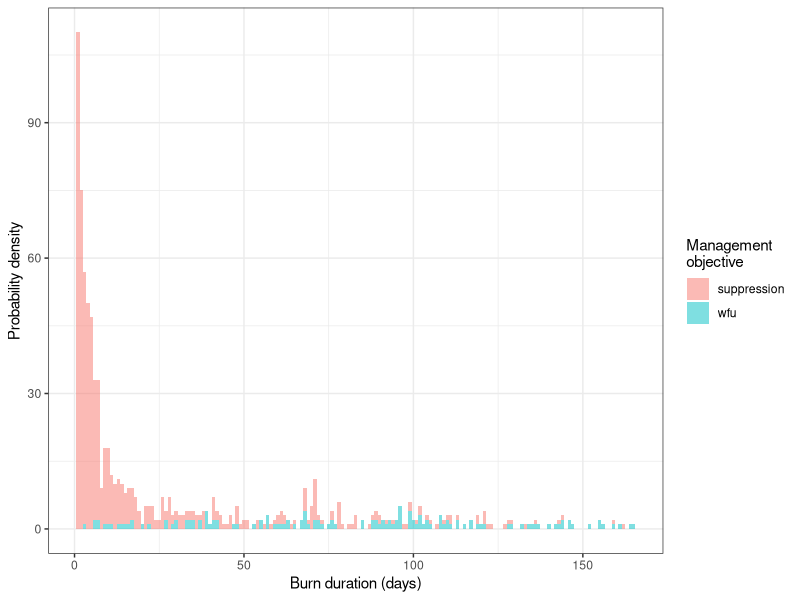
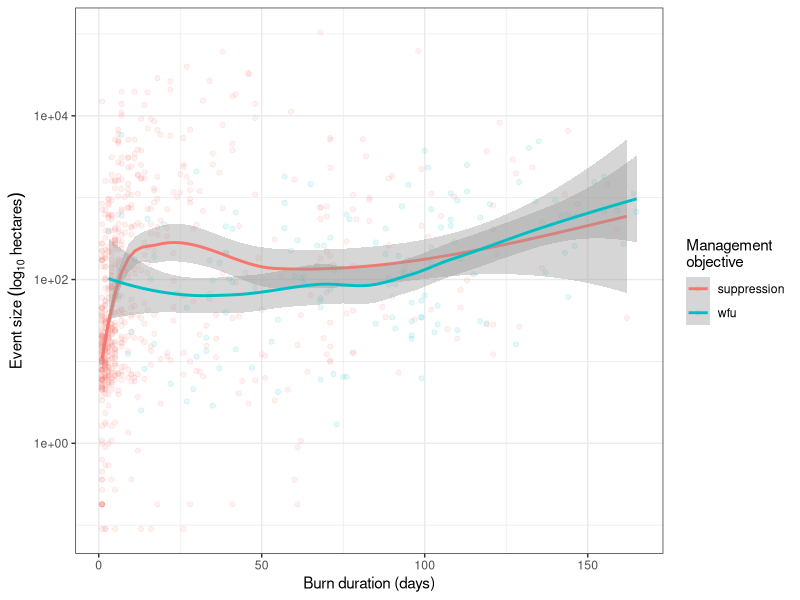
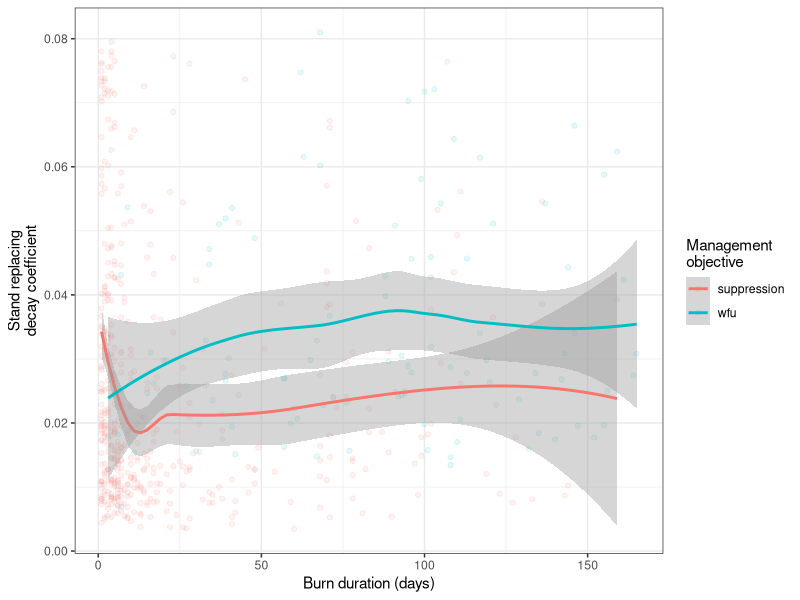
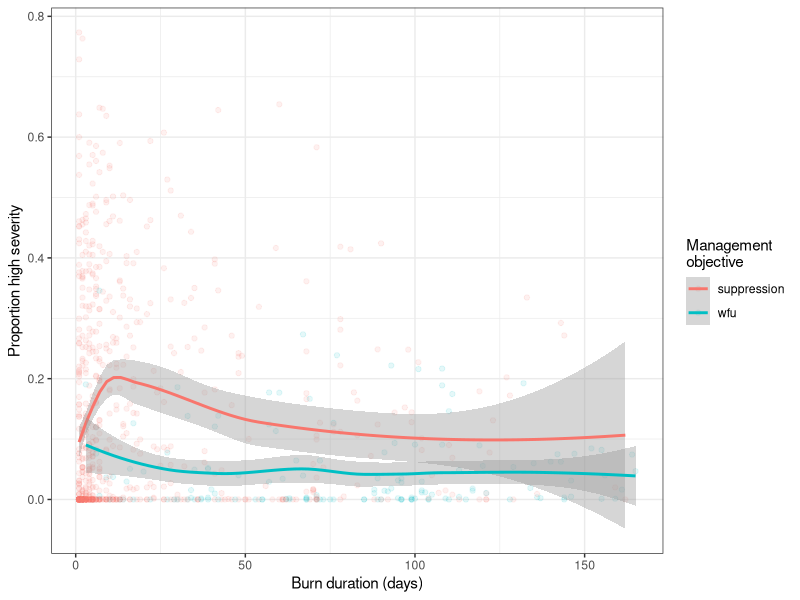
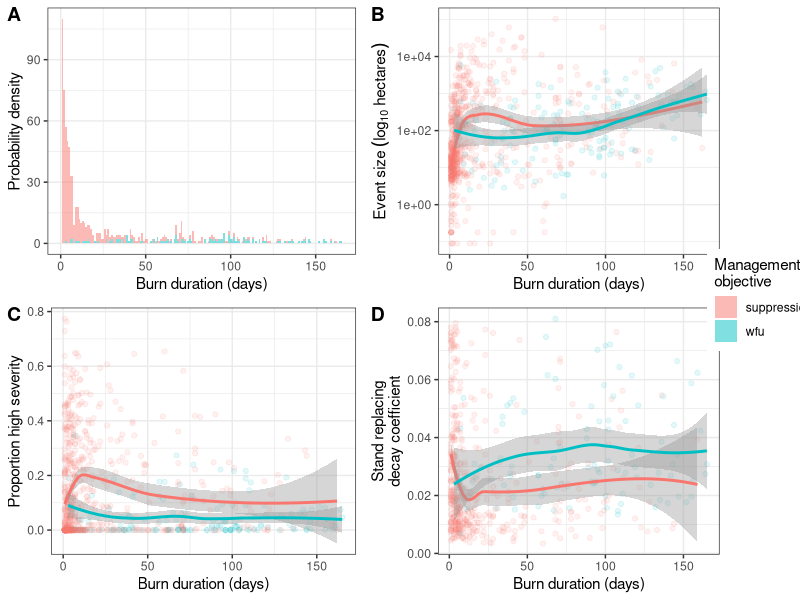

Generate these figures, in order, with R:
# Load libraries
library(tidyverse)
library(sf)
library(lubridate)
library(cowplot)

# Read metadata file
md <- read_csv("data/data_raw/wildfire-severity_sierra-nevada-ca-usa_ypmc_1984-2017_fire-metadata.csv") %>% 
  dplyr::mutate(alarm_date = ymd(paste(alarm_year, alarm_month, alarm_day, sep = "-")),
                cont_date = ymd(paste(cont_year, cont_month, cont_day, sep = "-")),
                burn_duration = as.numeric(cont_date - alarm_date))
fires_by_severity <- read_csv("data/data_output/polygonized-fires-by-severity-classes.csv")

sev_cat_prop <-
  fires_by_severity %>% 
  dplyr::select(fire_id, sev_cat, sev_cat_prop) %>% 
  tidyr::spread(key = sev_cat, value = sev_cat_prop, fill = 0) %>% 
  dplyr::rename(prop_unchanged = `0`,
                prop_low = `1`,
                prop_mod = `2`,
                prop_high = `3`)

fires <- 
  read_csv("data/data_output/polygonized-fires-by-fire.csv") %>% 
  dplyr::left_join(md, by = "fire_id") %>% 
  dplyr::left_join(sev_cat_prop, by = "fire_id") %>% 
  dplyr::filter(!is.na(objective)) %>% 
  dplyr::mutate(objective = ifelse(objective == 1, yes = "suppression", no = "wfu"))

sdc <-
  read_csv("data/data_output/high-severity-fires-with-sdc.csv") %>%
  dplyr::select(fire_id, sdc)

fires_sdc <-
  fires %>% 
  dplyr::left_join(sdc, by = "fire_id") %>% 
  dplyr::filter(burn_duration > 0,
                burn_duration < 365)

duration_distribution <-
  ggplot(fires_sdc, aes(x = burn_duration, fill = objective)) +
  geom_histogram(alpha = 0.5, bins = max(fires_sdc$burn_duration)) +
  theme_bw() +
  labs(x = "Burn duration (days)",
       y = "Probability density",
       fill = "Management\nobjective")

ggsave(plot = duration_distribution, filename = "figures/burn-duration-density-plot-by-objective.pdf")

event_size_v_duration <-
  ggplot(fires_sdc, aes(x = burn_duration, y = fire_area_m2 / 10000, color = objective)) +
  geom_point(alpha = 0.1) +
  scale_y_log10(labels = function(x) format(x, scientific = TRUE)) +
  geom_smooth() +
  theme_bw() +
  labs(x = "Burn duration (days)",
       y = expression(Event ~ size ~ (log[10] ~ hectares)),
       color = "Management\nobjective")

ggsave(plot = event_size_v_duration, filename = "figures/burn-duration-vs-event-size-by-objective.pdf")

sdc_v_duration <-
  ggplot(fires_sdc, aes(x = burn_duration, y = sdc, color = objective)) +
  geom_point(alpha = 0.1) +
  geom_smooth() +
  theme_bw() +
  labs(x = "Burn duration (days)",
       y = "Stand replacing\ndecay coefficient",
       color = "Management\nobjective")

ggsave(plot = sdc_v_duration, filename = "figures/burn-duration-vs-sdc-by-objective.pdf")

prop_high_v_duration <- 
  ggplot(fires_sdc, aes(x = burn_duration, y = prop_high, color = objective)) +
  geom_point(alpha = 0.1) +
  geom_smooth() +
  theme_bw() +
  labs(x = "Burn duration (days)",
       y = "Proportion high severity",
       color = "Management\nobjective")

ggsave(plot = prop_high_v_duration, filename = "figures/burn-duration-vs-proportion-high-severity-by-objective.pdf")


duration_distribution_no_legend <- duration_distribution + theme(legend.position = "none")
event_size_v_duration_no_legend <- event_size_v_duration + theme(legend.position = "none")
sdc_v_duration_no_legend <- sdc_v_duration + theme(legend.position = "none") 
prop_high_v_duration_no_legend <- prop_high_v_duration + theme(legend.position = "none")

shared_legend <- get_legend(duration_distribution)

# build grid without legends
pgrid <- plot_grid(duration_distribution_no_legend, 
                   event_size_v_duration_no_legend, 
                   prop_high_v_duration_no_legend, 
                   sdc_v_duration_no_legend,
                   ncol = 2,
                   labels = LETTERS[1:4])
# add legend
panel_plot <- plot_grid(pgrid, shared_legend, ncol = 2, rel_widths = c(1, .1))

ggsave(plot = panel_plot, filename = "figures/burn-duration-4-panel.pdf")
